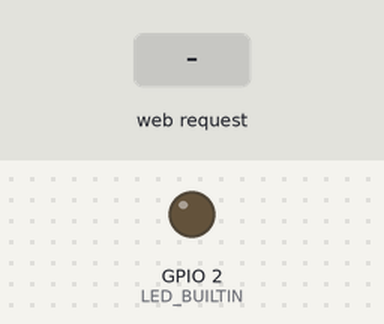
Simulated run of this sketch. Board: ESP8266 (NodeMCU). Shown: output pins drawn as LEDs (lit = HIGH, except the on-board LED, lit = LOW). The inputs (shaded band) are chosen by the test bench. WiFi joins after 1.5 s; servers stay silent unless stated.

Above: at 2.8 s.
2.9 s: HTTP request GET /update received
At 3.3 s:
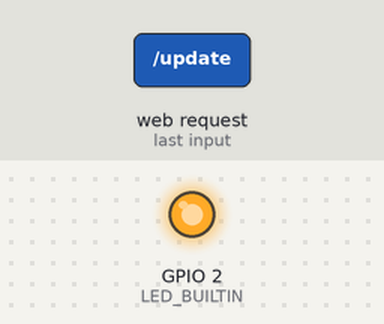
4.4 s: HTTP request GET /update?button=1 received
At 5.6 s:
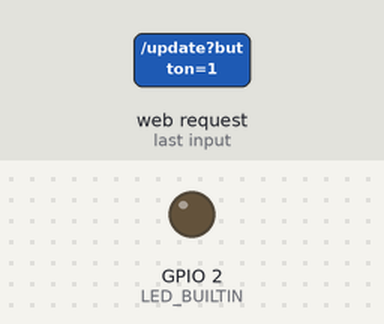
5.9 s: HTTP request GET /update?float=1 received
At 6.8 s:
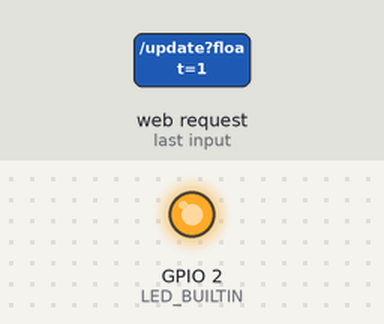
Timing chart, 0 to 8.9 s (numbered marks = the images above; inputs shaded):
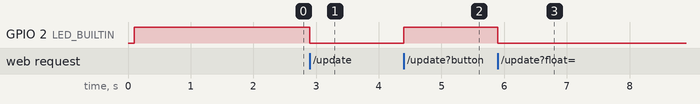

The sketch:

csd_server.ino
```cpp
/**********************************************************************
项目名称/Project          : 零基础入门学用物联网
程序名称/Program name     : csd_server
团队/Team                : 太极创客团队 / Taichi-Maker (www.taichi-maker.com)
作者/Author              : CYNO朔
日期/Date（YYYYMMDD）     : 20200228
程序目的/Purpose          :
演示如何实现两个NodeMCU间通过WiFi进行通讯。两台NodeMCU一个以服务器模式运行，
一个以客户端模式运行。

此代码为服务器代码。此代码主要功能：
    - 接收客户端发来的http请求
    - 解析客户端请求中的数据信息
    - 将解析的数据信息通过串口监视器显示供用户查看
    - 将解析的客户端按键状态信息用于控制板上LED的点亮和熄灭

-----------------------------------------------------------------------
修订历史/Revision History
日期/Date    作者/Author      参考号/Ref    修订说明/Revision Description
20200229      CYNO朔           0.01       加入IP设置

***********************************************************************/
/*
1.没有第二块板子可以使用浏览器来发送请求；
2.IP地址需要根据路由器分配的IP地址来修改。

http信息发送说明
192.168.0.222/update?float=1.5&int=2&button=0
*/

#include <ESP8266WiFi.h>
#include <ESP8266WiFiMulti.h> // 使用WiFiMulti库
#include <ESP8266WebServer.h> // 使用WebServer库

// include the SoftwareSerial library so you can use its functions:
#include <SoftwareSerial.h>
#define rxPin 4
#define txPin 5
//Arduino 1.8.13
//esp8266 Board 2.7.4
//new NodeMcu V3 LOLin(CH340G driver)
//Saleae Logic 2.3.27

ESP8266WiFiMulti wifiMulti; // 建立ESP8266WiFiMulti对象,对象名称是 'wifiMulti'

ESP8266WebServer server(80); // 建立网络服务器对象，该对象用于响应HTTP请求。监听端口（80）

IPAddress local_IP(192, 168, 0, 222); // 设置ESP8266-NodeMCU联网后的IP
IPAddress gateway(192, 168, 0, 1);    // 设置网关IP（通常网关IP是WiFI路由IP）
IPAddress subnet(255, 255, 255, 0);   // 设置子网掩码
IPAddress dns(192, 168, 0, 1);        // 设置局域网DNS的IP（通常局域网DNS的IP是WiFI路由IP）

void setup(void)
{
  //   Serial.begin(9600);          // 启动串口通讯
  //   Serial.println("");

  // define pin modes for tx, rx:
  pinMode(rxPin, INPUT);
  pinMode(txPin, OUTPUT);
  // set up a new serial port
  SoftwareSerial mySerial(rxPin, txPin);
  // set the data rate for the SoftwareSerial port
  mySerial.begin(9600);
  delay(100);

  pinMode(LED_BUILTIN, OUTPUT);
  digitalWrite(LED_BUILTIN, HIGH);

  // 设置开发板网络环境
  if (!WiFi.config(local_IP, gateway, subnet))
  {
    mySerial.println("Failed to Config ESP8266 IP");
  }
  wifiMulti.addAP("TP-LINK_68EFEC", "18163676911*");
  wifiMulti.addAP("ssid_from_AP_1", "your_password_for_AP_1");
  wifiMulti.addAP("ssid_from_AP_1", "your_password_for_AP_1"); // 将需要连接的一系列WiFi ID和密码输入这里
  wifiMulti.addAP("ssid_from_AP_2", "your_password_for_AP_2"); // ESP8266-NodeMCU再启动后会扫描当前网络
  wifiMulti.addAP("ssid_from_AP_3", "your_password_for_AP_3"); // 环境查找是否有这里列出的WiFi ID。如果有
  mySerial.println("Connecting ...");                          // 则尝试使用此处存储的密码进行连接。

  // 尝试进行wifi连接。
  while (wifiMulti.run() != WL_CONNECTED)
  {
    delay(1000);
    mySerial.print('.');
  }

  // WiFi连接成功后将通过串口监视器输出连接成功信息
  mySerial.println('\n');
  mySerial.print("Connected to ");
  mySerial.println(WiFi.SSID()); // 通过串口监视器输出连接的WiFi名称
  mySerial.print("IP address:\t");
  mySerial.println(WiFi.localIP()); // 通过串口监视器输出ESP8266-NodeMCU的IP

  server.on("/update", handleUpdate); // 处理服务器更新函数

  server.begin(); // 启动网站服务
  mySerial.println("HTTP server started");
}

void loop(void)
{
  server.handleClient(); // 检查http服务器访问
}

void handleUpdate()
{

  // define pin modes for tx, rx:
  pinMode(rxPin, INPUT);
  pinMode(txPin, OUTPUT);
  // set up a new serial port
  SoftwareSerial mySerial(rxPin, txPin);
  // set the data rate for the SoftwareSerial port
  mySerial.begin(9600);

  float floatValue = server.arg("float").toFloat(); // 获取客户端发送HTTP信息中的浮点数值
  int intValue = server.arg("int").toInt();         // 获取客户端发送HTTP信息中的整数数值
  int buttonValue = server.arg("button").toInt();   // 获取客户端发送HTTP信息中的按键控制量

  server.send(200, "text/plain", "Received"); // 发送http响应

  buttonValue == 0 ? digitalWrite(LED_BUILTIN, LOW) : digitalWrite(LED_BUILTIN, HIGH);

  // 通过串口监视器输出获取到的变量数值
  mySerial.print("floatValue = ");
  mySerial.println(floatValue);
  mySerial.print("intValue = ");
  mySerial.println(intValue);
  mySerial.print("buttonValue = ");
  mySerial.println(buttonValue);
  mySerial.println("=================");
}
```

Measured:
- after the input at 2.9 s, GPIO 2 (LED_BUILTIN): HIGH → LOW at once
- after the input at 4.4 s, GPIO 2 (LED_BUILTIN): LOW → HIGH at once
- after the input at 5.9 s, GPIO 2 (LED_BUILTIN): HIGH → LOW at once
